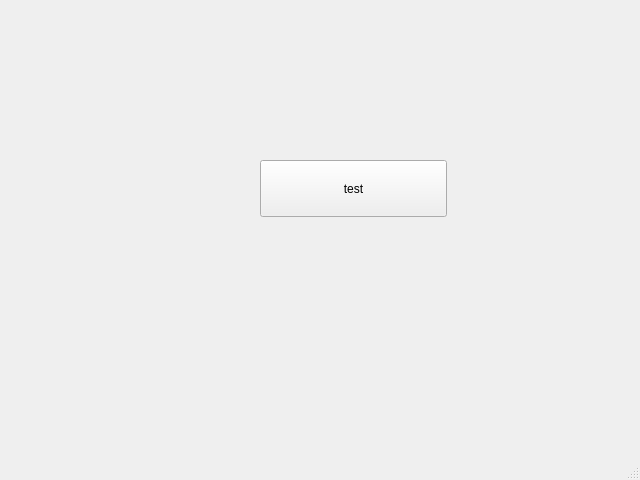
<?xml version="1.0" encoding="UTF-8"?>
<ui version="4.0">
 <class>MainWindow</class>
 <widget class="QMainWindow" name="MainWindow">
  <property name="geometry">
   <rect>
    <x>0</x>
    <y>0</y>
    <width>640</width>
    <height>480</height>
   </rect>
  </property>
  <property name="windowTitle">
   <string>MainWindow</string>
  </property>
  <widget class="QWidget" name="centralwidget">
   <widget class="QPushButton" name="pushButton">
    <property name="geometry">
     <rect>
      <x>260</x>
      <y>160</y>
      <width>187</width>
      <height>57</height>
     </rect>
    </property>
    <property name="text">
     <string>test</string>
    </property>
   </widget>
  </widget>
  <widget class="QMenuBar" name="menubar">
   <property name="geometry">
    <rect>
     <x>0</x>
     <y>0</y>
     <width>640</width>
     <height>47</height>
    </rect>
   </property>
  </widget>
  <widget class="QStatusBar" name="statusbar"/>
 </widget>
 <resources/>
 <connections>
  <connection>
   <sender>pushButton</sender>
   <signal>clicked()</signal>
   <receiver>MainWindow</receiver>
   <slot>testSlot()</slot>
   <hints>
    <hint type="sourcelabel">
     <x>309</x>
     <y>234</y>
    </hint>
    <hint type="destinationlabel">
     <x>157</x>
     <y>308</y>
    </hint>
   </hints>
  </connection>
 </connections>
 <slots>
  <slot>testSlot()</slot>
 </slots>
</ui>
